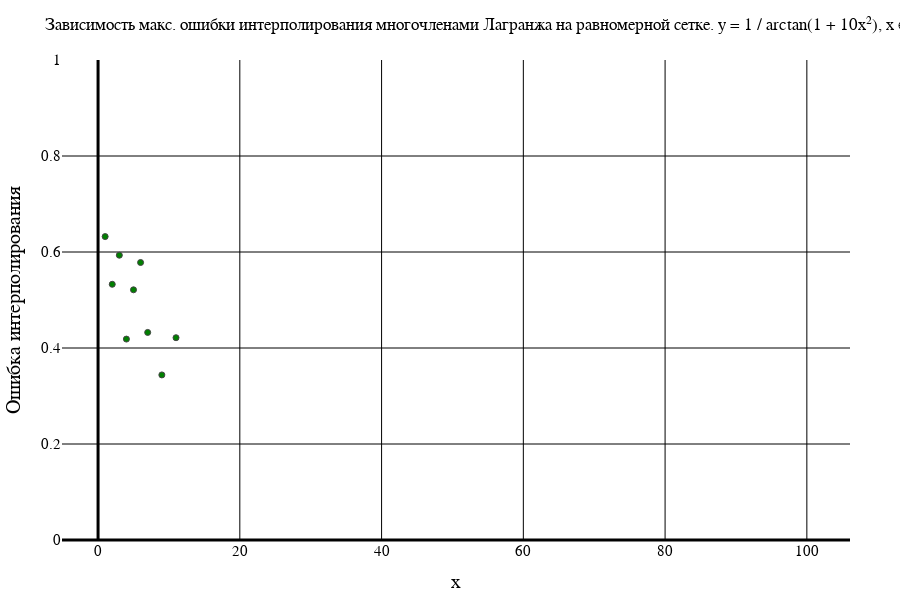

The notebook cell this image was saved under:
### Code cell
makeErrorPlot(numOfFunc, methodTypeList[1], gridTypeList[1], titleList, interval, funcColor, [0, 1])
